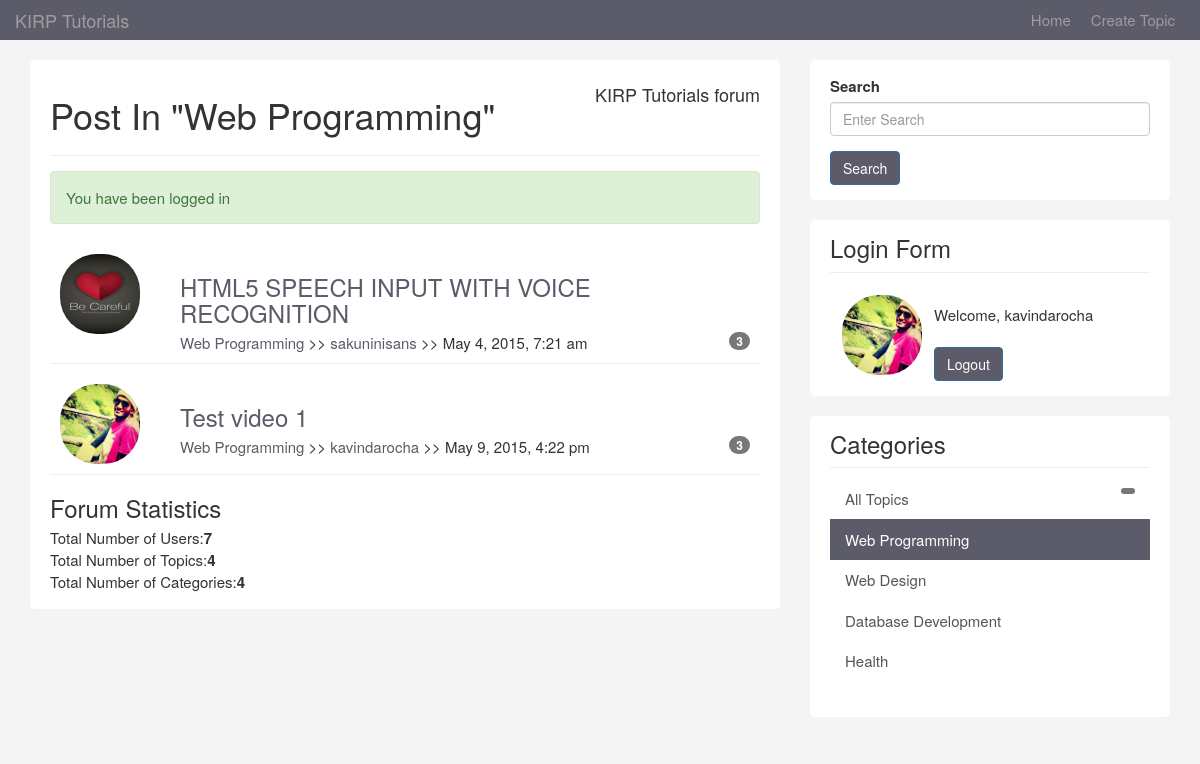
The app's page /topics.php?category=1 (signed in) with its own data.
### tables this page shows
CREATE TABLE IF NOT EXISTS `topics` (
`id` int(11) NOT NULL,
  `category_id` int(11) NOT NULL,
  `user_id` int(11) NOT NULL,
  `title` varchar(100) NOT NULL,
  `body` text NOT NULL,
  `video` varchar(111) NOT NULL,
  `last_activity` datetime NOT NULL,
  `create_date` timestamp NOT NULL DEFAULT CURRENT_TIMESTAMP
);

CREATE TABLE IF NOT EXISTS `users` (
`id` int(8) NOT NULL,
  `name` varchar(120) NOT NULL,
  `email` varchar(60) NOT NULL,
  `avatar` varchar(100) NOT NULL,
  `username` varchar(12) NOT NULL,
  `password` varchar(64) NOT NULL,
  `about` text NOT NULL,
  `last_activity` datetime NOT NULL,
  `join_date` timestamp NOT NULL DEFAULT CURRENT_TIMESTAMP
);

CREATE TABLE IF NOT EXISTS `categories` (
`id` int(11) NOT NULL,
  `name` varchar(100) NOT NULL,
  `description` text NOT NULL
);

### libraries/Template.php (called while the page is built, shortened)
<?php
class Template{
	protected $template;
	public function __construct($template){
		$this->template = $template;
	}
	public function __toString(){
		include basename($this->template);
		return ob_get_clean();
	}
}

### libraries/Database.php (called while the page is built, shortened)
<?php
class Database {
	private $host = DB_HOST;
	private $user = DB_USER;
	private $pass = DB_PASS;
	private $dbname = DB_NAME;
	private $dbh;
	private $stmt;
	public function __construct(){
		$dsn = 'mysql:host=' . $this->host . ';dbname=' . $this->dbname;
		$option = array (PDO::ATTR_PERSISTENT => true,PDO::ATTR_ERRMODE => PDO::ERRMODE_EXCEPTION) ;
		try {
			$this->dbh = new PDO($dsn, $this->user, $this->pass,$option);
		}
		catch ( PDOException $e) {
			$this->error = $e->getMessage();
		}
	}
	public function query($query) {
		$this->stmt = $this->dbh->prepare($query);
	}
	public function bind($param, $value, $type = null) {
		if (is_null( $type )) {
			switch (true) {
				default :
					$type = PDO::PARAM_STR;
			}
		}
		$this->stmt->bindValue ( $param, $value, $type);
	}
	public function execute() {
		return $this->stmt->execute();
	}
	public function resultset() {
		$this->execute();
		return $this->stmt->fetchAll(PDO::FETCH_OBJ);
	}
	public function rowCount() {
		return $this->stmt->rowCount();
	}
}

### libraries/Topic.php (called while the page is built, shortened)
<?php
class Topic{
	private $db;
	public function __construct(){
		$this->db = new Database;
	}
	 public function getTotalTopics(){
	 	$this->db->query('SELECT * FROM topics');
	 	return $this->db->rowCount();
	 }
	 public function getTotalCategories(){
	 	$this->db->query('SELECT * FROM categories');
	 	return $this->db->rowCount();
	 }
	 public function getCategory($category_id){
	 	$this->db->query("SELECT * FROM categories WHERE id =:category_id");
	 	$this->db->bind(':category_id', $category_id);
	 	$row = $this->db->single();
	 	return $row;
	 }
	 public function getByCategory($category_id){
	 	$this->db->query("SELECT topics.*, categories.*, users.username, users.avatar, categories.name FROM topics
	 					INNER JOIN categories
	 					ON topics.category_id = categories.id
	 					INNER JOIN users
	 					ON topics.user_id=users.id
	 					WHERE topics.category_id = :category_id");
	 	$this->db->bind(':category_id', $category_id);
	 	$results = $this->db->resultset();
	 	return $results;
	 }
}

### helpers/format_helper.php (called while the page is built)
<?php
function urlFormat($str){
	$str = preg_replace('/\s*/', '', $str);
	$str = strtolower($str);
	$str = urlencode($str);
	return $str;
}
function formatDate($date){
	$date = date("F j, Y, g:i a",strtotime($date));
	return $date;
}
function is_active($category){
	if(isset($_GET['category'])){
		if($_GET['category'] == $category) {
			return 'active';
		}else {
			return '';
		}
	} else {
		if($category == null) {
			return 'active';
			}
	}
}

### helpers/db_helper.php (called while the page is built, shortened)
<?php
function replyCount($topic_id) {
	$db = new Database;
	$db->query('SELECT * FROM replies WHERE topic_id = :topic_id');
	$db->bind(':topic_id', $topic_id);
	$rows = $db->resultset();
	return $db->rowCount();
}
function getCategories(){
	$db = new Database;
	$db->query('SELECT * FROM categories');
	$results = $db->resultset();
	return $results;
}

### libraries/User.php (called while the page is built, shortened)
<?php
class User{
	private $db;
	public function __construct(){
		$this->db = new Database;
	}
  	public function getTotalUsers() {
  		$this->db->query('SELECT * FROM users');
  		$rows = $this->db->resultset();
  		return $this->db->rowCount();
  	}
}

### template/topics.php (the view)
<?php include('includes\header.php'); ?>
  <ul id="topics">
               <?php if($topics) : ?>
                <?php foreach ($topics as $topic) : ?>
                <li class="topic">
                  <div class="row">
                    <div class="col-md-2">
                      <img class="avatar pull-left" src="images/avatars/<?php echo $topic->avatar;?>" height="80px" width="80px">
                    </div>
                    <div class="col-md-10">
                      <div class="topic-content pull-right">
                        <h3><a href="<?php echo BASE_URI; ?>topic.php?id=<?php echo $topic->id; ?>"><?php echo $topic->title; ?></a></h3>
                        <div class="topic-info">
                          <a href="topics.php?category=<?php echo  urlFormat($topic->category_id); ?>"><?php echo $topic->name; ?></a> >>
                          <a href="topics.php?user=<?php echo urlFormat($topic->user_id); ?>"><?php echo $topic->username; ?></a> >>
                          <?php echo formatDate($topic->create_date); ?>
                          <span class="badge pull-right"><?php echo replyCount($topic->id); ?></span>
                        </div>
                      </div>
                    </div>
                  </div>
                </li>
                <?php endforeach ; ?>
              </ul>
            <?php else : ?>
              <p>No Topic to Display</p>
            <?php endif; ?>
              <h3>Forum Statistics</h3>
              <ul>
                <li>Total Number of Users:<strong><?php echo $totalUsers;?></strong></li>
                <li>Total Number of Topics:<strong><?php echo $totalTopics; ?></strong></li>
                <li>Total Number of Categories:<strong><?php echo $totalCategories; ?></strong></li>
              </ul>
 <?php include('includes\footer.php'); ?>

### template/includes/footer.php (shortened to what this page needs)
 </div>
          </div>
        </div>
        <div class="col-md-4">
           <div class="sidebar">
            <div class="block">
               <div class="form-group">
                  <form name="search" method="post" action="search.php">
                  <label>Search</label>
                  <input name="searchterm" type="text" class="form-control"  placeholder="Enter Search">
                </div>
                  <input type="submit" name="submit" value="Search" class="btn btn-primary" />
            </div>
            <div class="block">
              <h3>Login Form</h3>
              <?php if (isLoggedIn()) : ?>
                <div class="userdata">
                <img class="avatarks pull-left" src="images\avatars\<?php echo getUser() ['avatar']; ?>" height="80px" width="80px" margin="11px">
                <br>
                  Welcome, <?php echo getUser() ['username']; ?>
                </div>
                <br>
                <form role="form" method="post" action="logout.php">
                  <input type="submit" name="do_logout" class="btn btn-primary" value="Logout">
                </form>
          <?php endif; ?>
           </div>
           <div class="block">
            <h3>Categories</h3>
            <div class="list-group">
              <a href="topics.php" class="list-group-item <?php echo is_active(null); ?>">All Topics <span class="badge pull-right">
             <?php foreach (getCategories() as $category) : ?>
              <a href="topics.php?category=<?php echo $category->id; ?>" class="list-group-item <?php echo is_active($category->id); ?>"><?php echo $category->name; ?> </a>
             <?php endforeach; ?>
            </div>
           </div>
        </div>
    </div>
  </div>
  </body>
</html>

### template/css/custom.css (style rules this page uses)
body { padding-top: 60px; background: #f4f4f4; font-size: 15px; }
a { color:#5c5b69; }
ul { padding: 0; margin: 0; list-style: none; }
h3 { margin-bottom:5px; }
.block { background: #FFF; border-radius: 5px; padding: 15px 20px; margin-bottom: 20px; }
.sidebar .block h3 { margin: 0 0 10px 0; padding-bottom:10px; border-bottom: #eee solid 1px; }
.topic { border-bottom: #eee solid 1px; margin-bottom: 10px; padding: 10px; }
.topic-content { width: 100%; }
a.list-group-item.active, a.list-group-item.active:hover, a.list-group-item.active:focus { background: #5c5b69; border-radius: 0; }
.list-group-item { border: 0; }
.btn-primary { background: #5c5b69; }
img.avatar.pull-left { border-radius: 37px; }
img.avatarks.pull-left { border-radius: 37px; margin: 12px; }

### records on screen
topics: user.avatar (picture), title "HTML5 SPEECH INPUT WITH VOICE RECOGNITION", category.name "Web Programming", user.username "sakuninisans", create_date "May 4, 2015, 7:21 am", id "3"
topics: user.avatar (picture), title "Test video 1", category.name "Web Programming", user.username "kavindarocha", create_date "May 9, 2015, 4:22 pm", id "3"
users: avatar (picture), username "kavindarocha"
categories: name "Web Programming"
categories: name "Web Design"
categories: name "Database Development"
categories: name "Health"

### other values on screen
$title "Post In \"Web Programming\""
$message "You have been logged in"
$totalUsers "7"
$totalTopics "4"
$totalCategories "4"
